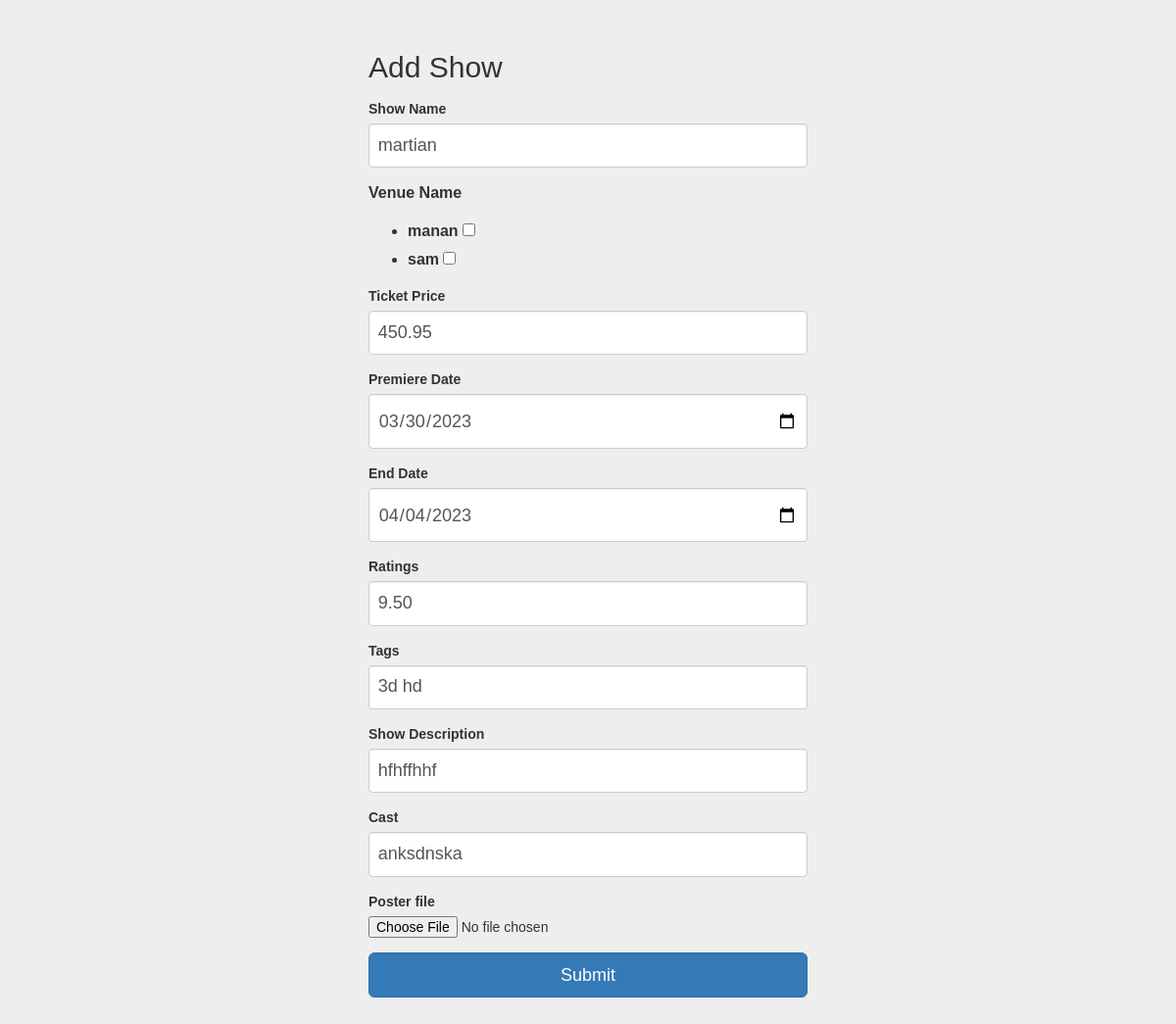
Page /admin/edit_show/3 (signed in) on the earlier database version.
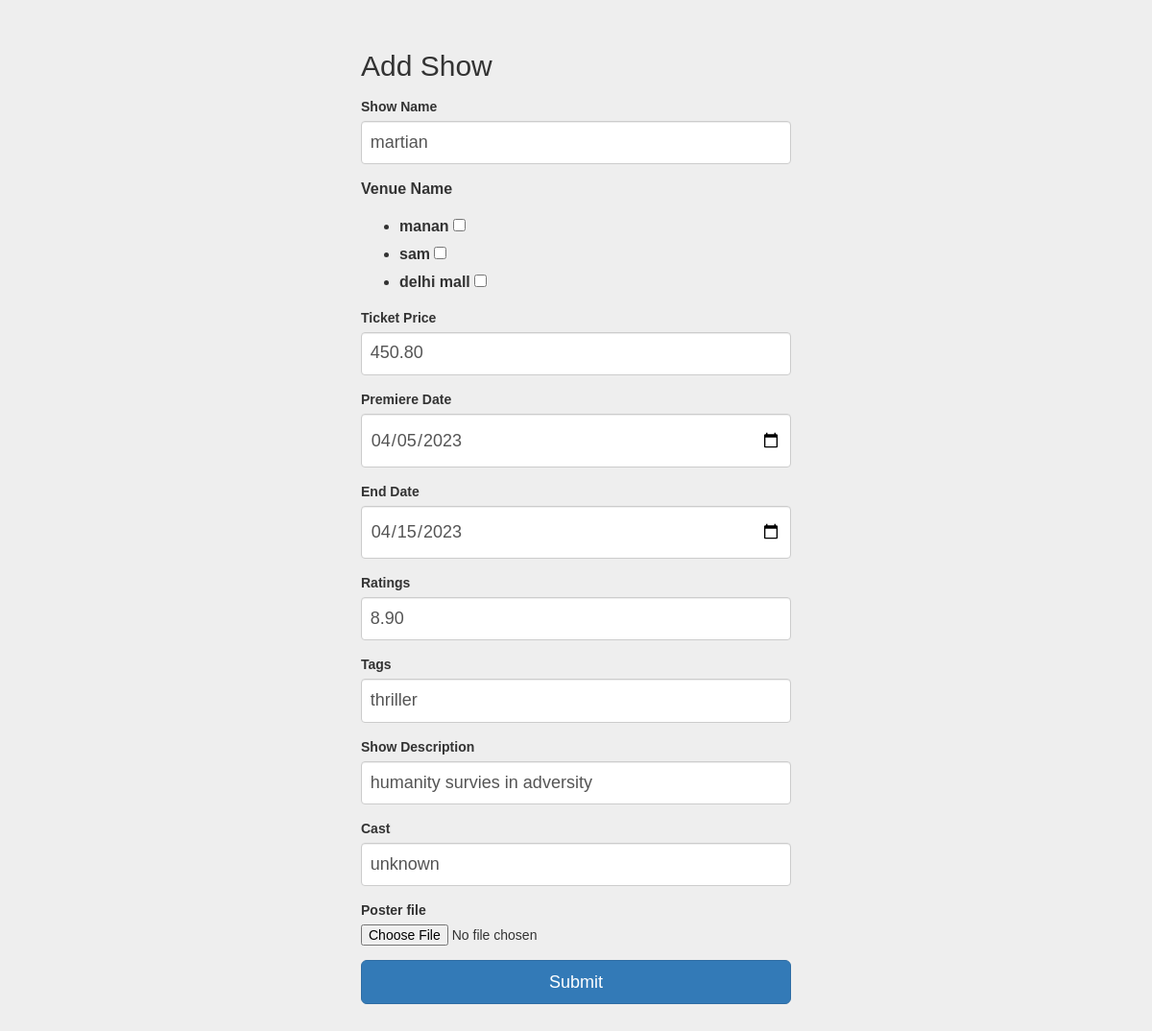
Same page on the later database version.
### app/models/models.py (models this page shows, shortened)
class Shows(db.Model):
    __tablename__ = "shows"
    __searchable__ = ['show_name', 'rating', 'tags', 'cast']
    show_id = db.Column(db.Integer, primary_key=True, autoincrement=True)
    show_name = db.Column(db.String, nullable=False, unique=True)
    ticket_price = db.Column(db.Numeric(precision=3, scale=2), nullable=False)
    premiere_date = db.Column(DATE(storage_format="%(day)02d/%(month)02d/%(year)04d",
                                   regexp=re.compile("(?P<day>\d+)/(?P<month>\d+)/(?P<year>\d+)")))
    end_date = db.Column(DATE(storage_format="%(day)02d/%(month)02d/%(year)04d",
                              regexp=re.compile("(?P<day>\d+)/(?P<month>\d+)/(?P<year>\d+)")))
    rating = db.Column(db.Numeric(precision=2, scale=1))
    tags = db.Column(db.String)
    show_description = db.Column(db.String)
    cast = db.Column(db.String)
    poster_filename = db.Column(db.String(255), nullable=False)

### app/controllers/admin/admin_controllers.py (the view)
@admin_controls.route('/edit_show/<int:show_id>', methods=['GET', 'POST'])
@admin_required
@login_required
def edit_show(show_id):
    show = Shows.query.get_or_404(show_id)
    form = ShowForm(obj=show)
    form.venues.choices = [(venue.venue_name)
                           for venue in Venues.query.all()]
    try:
        if form.validate_on_submit():
            poster = form.poster_file.data
            postername = secure_filename(poster.filename)
            if poster:
                poster.save(os.path.join('app/static/images', postername))
            form.populate_obj(show)
            show.poster_filename = postername
            db.session.commit()
            venue_id_list = [show_in_venue.venue_id for show_in_venue in ShowsInVenues.query.filter_by(show_id=show.show_id)]
            """venue_id_list is the list of all venues that were allocated while creating the show"""
            venue_ids = []
            """A list of all venues that admin is passing through the edit show form"""
            for venue_name in form.venues.data:
                venue = Venues.query.filter_by(venue_name=venue_name).first()
                venue_ids.append(venue.venue_id) # appends all the venue_id in venue_ids
            for venue_name in form.venues.data: # venues passed by user
                venue = Venues.query.filter_by(venue_name=venue_name).first()
                for venue_id in venue_id_list:
                    if venue_id not in venue_ids:
                        row_to_delete = ShowsInVenues.query.filter_by(show_id=show.show_id, venue_id=venue_id).first()
                        if row_to_delete:
                            db.session.delete(row_to_delete)
                            db.session.commit()
                            break
                if venue.venue_id not in venue_id_list:
                    new_show_in_venue = ShowsInVenues(
                        show_id=show.show_id,
                        venue_id=venue.venue_id
                    )
                    db.session.add(new_show_in_venue)
                    db.session.commit()
                    venue_id_list.append(venue.venue_id)
            return redirect(url_for('admin_controllers.show_mgmt'))
    except:
        db.session.rollback()
    return render_template('admin/shows/edit_show.html.jinja2', form=form, show=show)

### app/controllers/auth.py (called while the page is built)
def admin_required(f):
    @wraps(f)
    def decorated(*args, **kwargs):
        is_admin = False
        if current_user.is_authenticated:
            is_admin = current_user.isadmin
        if not is_admin:
            return "<h1>Routes doesn't exits</h1>", 400
        elif is_admin:
            return f(*args, **kwargs)
    return decorated

@login_manager.user_loader
def load_user(user_id):
    return User.query.get(int(user_id))

### app/templates/admin/shows/edit_show.html.jinja2 (shortened to what this page needs)
{% extends "bootstrap/base.html" %} {% import "bootstrap/wtf.html" as wtf %}
{% block styles %}
{{ super() }}
<link rel="stylesheet" href="../../static/styles/add_show.css" />
{% endblock styles %}
{% block content %}
<div class="container m-5">
  <div class="row">
    <div class="col-3">
      <form class="form-signin" method="POST" enctype="multipart/form-data">
        <h2 class="form-signin-heading">Add Show</h2>
        {{ wtf.form_field(form.show_name) }}
        <div class="venue__container">
          <p>
            {{ form.venues.label }}
          </p>
          <div class="select-multiple-sidebar">
            {{ (form.venues) }}
          </div>
        </div>
        {{ wtf.form_field(form.ticket_price) }}
        {{ wtf.form_field(form.premiere_date) }}
        {{ wtf.form_field(form.end_date) }}
        {{ wtf.form_field(form.rating) }}
        {{ wtf.form_field(form.tags) }}
        {{ wtf.form_field(form.show_description) }}
        {{ wtf.form_field(form.cast) }}
        {{ wtf.form_field(form.poster_file) }}
        <button class="btn btn-lg btn-primary btn-block" type="submit">
          Submit
        </button>
      </form>
    </div>
  </div>
</div>
{% endblock content %}

Differences in the rows shown:
changed Shows "martian": ticket_price "450.95" → "450.80"; premiere_date "03/30/2023" → "04/05/2023"; end_date "04/04/2023" → "04/15/2023"; rating "9.50" → "8.90"; tags "3d hd" → "thriller"; show_description "hfhffhhf" → "humanity survies in adversity"; cast "anksdnska" → "unknown"
Other differences:
form field venues: "☐ ☐" → "☐ ☐ ☐"
text no longer shown: "manan sam"
text now shown: "manan sam delhi mall"
